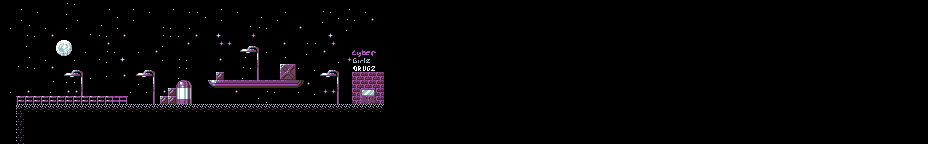

This game map was drawn from its Tiled (.tmx) file and the tilesets committed beside it. A one-line description and the trimmed map source follow:
An orthogonal 116x18 tile map with 8x8 px tiles, 2 tile layers (background, foreground) and 8 objects.

<map version="1.2" tiledversion="1.3.3" orientation="orthogonal" renderorder="right-up" width="116" height="18" tilewidth="8" tileheight="8" infinite="0" nextlayerid="4" nextobjectid="15">
 <tileset firstgid="1" source="tiles.tsx" />
 <layer id="2" name="background" width="116" height="18" locked="1">
  <properties>
   <property name="kind" value="background" />
  </properties>
  <data>[2088 cells, 864 non-empty, 111 distinct tile ids]</data>
 </layer>
 <layer id="1" name="foreground" width="116" height="18" locked="1">
  <properties>
   <property name="kind" value="foreground" />
  </properties>
  <data>[2088 cells, 146 non-empty, 56 distinct tile ids]</data>
 </layer>
 <objectgroup id="3" name="control">
  <object id="2" x="16" y="104" width="368" height="8">
   <properties>
    <property name="kind" value="platform" />
   </properties>
  </object>
  <object id="4" x="208" y="80" width="96" height="8">
   <properties>
    <property name="kind" value="platform" />
   </properties>
  </object>
  <object id="6" x="46" y="95">
   <properties>
    <property name="kind" value="player-spawn" />
   </properties>
   <point />
  </object>
  <object id="8" x="65" y="76">
   <polygon points="-0.6875,0.28125 15.25,0.25 13.2188,-2.75 1.28125,-2.84375" />
  </object>
  <object id="9" x="248" y="74">
   <properties>
    <property name="enemy" value="shooter-0" />
    <property name="kind" value="enemy-spawn" />
   </properties>
   <point />
  </object>
  <object id="12" x="362" y="40">
   <properties>
    <property name="enemy" value="flyer-0" />
    <property name="kind" value="enemy-spawn" />
   </properties>
   <point />
  </object>
  <object id="13" x="308" y="0" width="8" height="120">
   <properties>
    <property name="event" value="spawn-flyer-0" />
    <property name="kind" value="sensor" />
   </properties>
  </object>
  <object id="14" x="180" y="0" width="8" height="120">
   <properties>
    <property name="event" value="spawn-shooter-0" />
    <property name="kind" value="sensor" />
   </properties>
  </object>
 </objectgroup>
</map>
